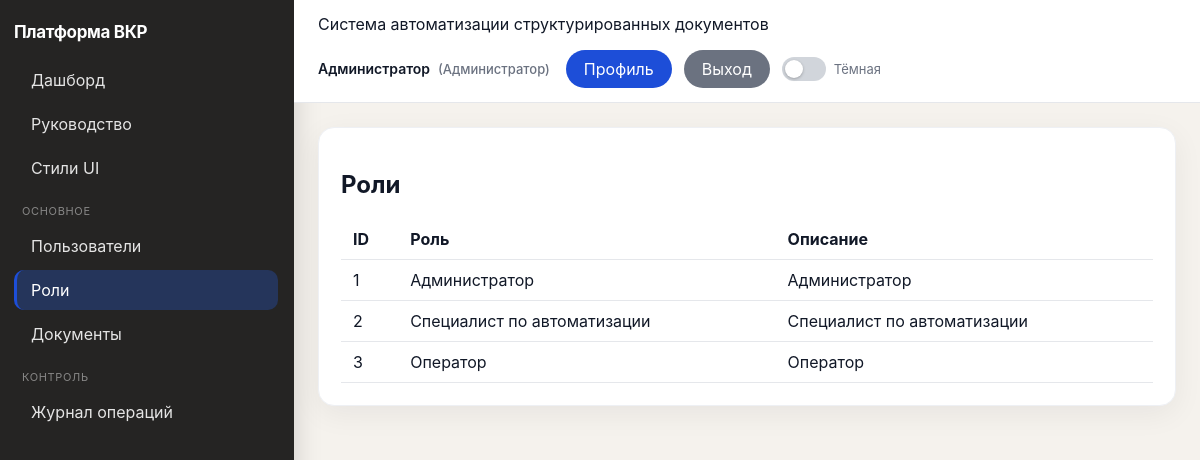
The page /ui/roles/ (signed in) on the database its author committed.
### apps/users/models.py (models this page shows, shortened)
class Users(models.Model):
    user_id = models.BigAutoField(primary_key=True)
    login = models.CharField(max_length=150, unique=True)
    full_name = models.CharField(max_length=255)
    password = models.CharField(max_length=255, default="changeme")
    password_hash = models.CharField(max_length=255, blank=True)
    role_id = models.ForeignKey("roles.Roles", on_delete=models.PROTECT, related_name="users")
    class Meta:
        db_table = "Users"

### apps/roles/models.py (models this page shows, shortened)
class Roles(models.Model):
    role_id = models.BigAutoField(primary_key=True)
    role_name = models.CharField(max_length=50, unique=True)
    description = models.TextField(blank=True)
    class Meta:
        db_table = "Roles"

### apps/roles/views.py (the view)
# urls.py: path("ui/roles/", UIRoleListView.as_view(), name="ui-roles"),
class UIRoleListView(LoginRequiredRoleMixin, View):
    allowed_roles = {"ADMIN"}
    def get(self, request):
        return render(request, "ui/admin/roles.html", {"roles": Roles.objects.all()})

### apps/users/context_processors.py (called while the page is built)
def current_enterprise_user(request):
    return {"current_enterprise_user": get_request_user(request)}

### apps/users/permissions.py (called while the page is built)
def get_request_user(request):
    params = getattr(request, "query_params", getattr(request, "GET", {}))
    user_id = request.session.get("user_id") or request.headers.get("X-User-Id") or params.get("user_id")
    if not user_id:
        return None
    try:
        return Users.objects.select_related("role_id").get(user_id=user_id)
    except Users.DoesNotExist:
        return None

### apps/users/templatetags/ui_labels.py (called while the page is built)
@register.filter
def role_ru(value):
    return ROLE_LABELS.get(value, value)

### apps/users/ui_permissions.py (called while the page is built)
    @method_decorator(csrf_protect)
    def dispatch(self, request, *args, **kwargs):
        user = get_request_user(request)
        if not user:
            return redirect("login-page")
        request.enterprise_user = user
        if self.allowed_roles and user.role_id.role_name not in self.allowed_roles:
            return redirect("dashboard")
        return super().dispatch(request, *args, **kwargs)

### templates/ui/admin/roles.html (shortened to what this page needs)
{% extends "ui/base.html" %}
{% load ui_labels %}
{% block content %}
<h2>Роли</h2>
<table>
  <thead><tr><th>ID</th><th>Роль</th><th>Описание</th></tr></thead>
  <tbody>
  {% for r in roles %}
    <tr><td>{{ r.role_id }}</td><td>{{ r.role_name|role_ru }}</td><td>{{ r.description }}</td></tr>
  {% empty %}
    <tr><td colspan="3">Роли отсутствуют</td></tr>
  {% endfor %}
  </tbody>
</table>
{% endblock %}

### templates/ui/base.html (shortened to what this page needs)
<!doctype html>
<html lang="ru">
<head>
</head>
{% load ui_labels %}
<body>
<div class="layout">
    <aside class="sidebar">
        <div class="brand">Платформа ВКР</div>
        <nav class="menu">
            <a href="/" class="{% if request.path == '/' %}active{% endif %}">Дашборд</a>
            <a href="/ui/help/" class="{% if '/ui/help/' in request.path %}active{% endif %}">Руководство</a>
            {% if current_enterprise_user %}
            <a href="{% url 'ui-system-styleguide' %}" class="{% if '/ui/system/styleguide' in request.path %}active{% endif %}">Стили UI</a>
                {% if current_enterprise_user.role_id.role_name == "ADMIN" %}
                    <div class="menu-title">Основное</div>
                    <a href="/ui/users/" class="{% if '/ui/users/' in request.path %}active{% endif %}">Пользователи</a>
                    <a href="/ui/roles/" class="{% if '/ui/roles/' in request.path %}active{% endif %}">Роли</a>
                    <a href="/ui/documents/" class="{% if '/ui/documents/' in request.path %}active{% endif %}">Документы</a>
                    <div class="menu-title">Контроль</div>
                    <a href="/ui/logs/" class="{% if '/ui/logs/' in request.path %}active{% endif %}">Журнал операций</a>
                {% endif %}
            {% endif %}
        </nav>
    </aside>
    <main class="main">
        <div class="topbar">
            <div>
                Система автоматизации структурированных документов
            </div>
            <div class="topbar-user">
                {% if current_enterprise_user %}
                    <span class="topbar-user-meta">
                        <strong>{{ current_enterprise_user.full_name }}</strong>
                        <span class="topbar-user-role">({{ current_enterprise_user.role_id.role_name|role_ru }})</span>
                    </span>
                    <div class="topbar-actions">
                        <a href="/profile/" class="btn btn-save btn-pill btn-inline">Профиль</a>
                        <a href="/logout/" class="btn btn-back btn-pill btn-inline">Выход</a>
                        <label class="theme-toggle" title="Тёмная тема">
                            <span class="theme-toggle-track" aria-hidden="true"></span>
                            <span class="theme-toggle-label">Тёмная</span>
                        </label>
                    </div>
                {% else %}
                    <a href="/login/" class="btn btn-save btn-pill">Вход</a>
                {% endif %}
            </div>
        </div>
        <div class="content">
            <div class="panel">
                {% block content %}{% endblock %}
            </div>
        </div>
    </main>
</div>
</body>
</html>

### templates/ui/base.html (style rules this page uses)
:root { --bg: #f5f2ed; --sidebar-bg: #252423; --sidebar-text: #e8e6e3; --card: #ffffff; --border: #e5e7eb; --card-border: #eef0f4; --topbar-bg: #ffffff; --text: #111827; --muted: #6b7280; --save: #1d4ed8; --edit: #c2410c; --delete: #b91c1c; --back: #6b7280; --info: #2563eb; --ok: #16a34a; --warn: #ca8a04; --err: #dc2626; --link: #2563eb; --row-hover: #f8fafc; --input-bg: #ffffff; --input-border: #d1d5db; --field-border: #f1f5f9; --readonly-bg: #f8fafc; --readonly-text: #334155; --panel-shadow: rgba(15, 23, 42, 0.06); --card-shadow: rgba(15, 23, 42, 0.05); --toggle-track: #d1d5db; --toggle-thumb: #ffffff; --inset-bg: #fafafa; }
body { font-family: -apple-system, BlinkMacSystemFont, "Segoe UI", sans-serif; margin: 0; background:var(--bg); color:var(--text); transition: background .2s, color .2s; }
.layout { display:flex; min-height: 100vh; }
.sidebar { width:264px; background:var(--sidebar-bg); color:var(--sidebar-text); padding:22px 16px 22px 14px; box-shadow: 4px 0 24px rgba(0,0,0,.12); }
.brand { font-weight:700; margin-bottom:18px; letter-spacing:-0.02em; color:#fff; font-size:17px; }
.menu-title { margin:16px 0 8px 8px; color:rgba(255,255,255,.45); font-size:11px; text-transform:uppercase; letter-spacing:.06em; }
.menu a { display:block; padding:10px 12px 10px 14px; text-decoration:none; color:rgba(255,255,255,.88); border-radius:10px; margin-bottom:4px; transition: background .15s; border-left:3px solid transparent; }
.menu a.active { background:rgba(37,99,235,.28); border-left-color:var(--save); color:#fff; }
.main { flex:1; }
.topbar { background:var(--topbar-bg); border-bottom:1px solid var(--border); padding:14px 24px; display:flex; justify-content:space-between; align-items:center; gap:16px; flex-wrap:wrap; transition: background .2s, border-color .2s; }
.topbar-user { display:flex; align-items:center; gap:12px 16px; flex-wrap:wrap; justify-content:flex-end; }
.topbar-user-meta { font-size:14px; line-height:1.35; }
.topbar-user-meta strong { font-weight:600; }
.topbar-user-role { color:var(--muted); font-size:13px; font-weight:500; margin-left:4px; }
.topbar-actions { display:inline-flex; align-items:center; gap:8px; flex-wrap:wrap; }
.theme-toggle { display:inline-flex; align-items:center; gap:8px; cursor:pointer; user-select:none; margin:0; }
.theme-toggle-track { width:44px; height:24px; background:var(--toggle-track); border-radius:999px; position:relative; transition: background .2s; flex-shrink:0; }
.theme-toggle-track::after { content:""; position:absolute; width:18px; height:18px; background:var(--toggle-thumb); border-radius:50%; top:3px; left:3px; transition: transform .2s, background .2s; box-shadow:0 1px 3px rgba(0,0,0,.25); }
.theme-toggle-label { font-size:13px; color:var(--muted); white-space:nowrap; }
.content { padding:24px; }
.panel { background:var(--card); border-radius:16px; padding:22px; box-shadow:0 8px 30px var(--panel-shadow); border:1px solid var(--card-border); transition: background .2s, border-color .2s, box-shadow .2s; }
table { width:100%; border-collapse: collapse; }
th, td { text-align:left; padding:10px 12px; border-bottom:1px solid var(--border); }
.btn { display:inline-block; padding:10px 16px; color:#fff; text-decoration:none; text-align:center; }
.btn-save { background:var(--save); }
.btn-back { background:var(--back); color:#fff; }
.btn-inline { width:auto; margin:0 4px 0 0; }
.btn-pill { border-radius: 999px; padding: 9px 18px; }

### rows shown on the page
Users: full_name "Администратор", role_id.role_name|role_ru "Администратор"
Roles: role_id "1", role_name|role_ru "Администратор", description "Администратор"
Roles: role_id "2", role_name|role_ru "Специалист по автоматизации", description "Специалист по автоматизации"
Roles: role_id "3", role_name|role_ru "Оператор", description "Оператор"
